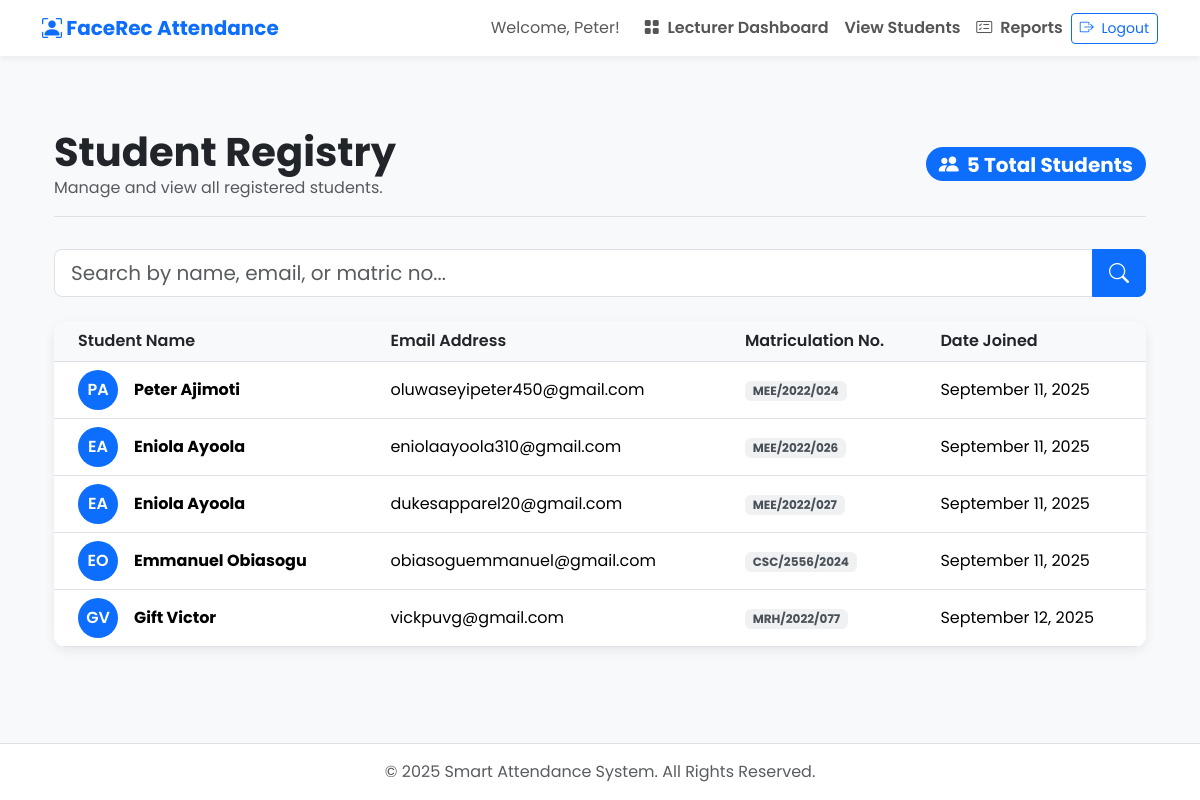
Page /dashboard/students/ (signed in) on the earlier database version.
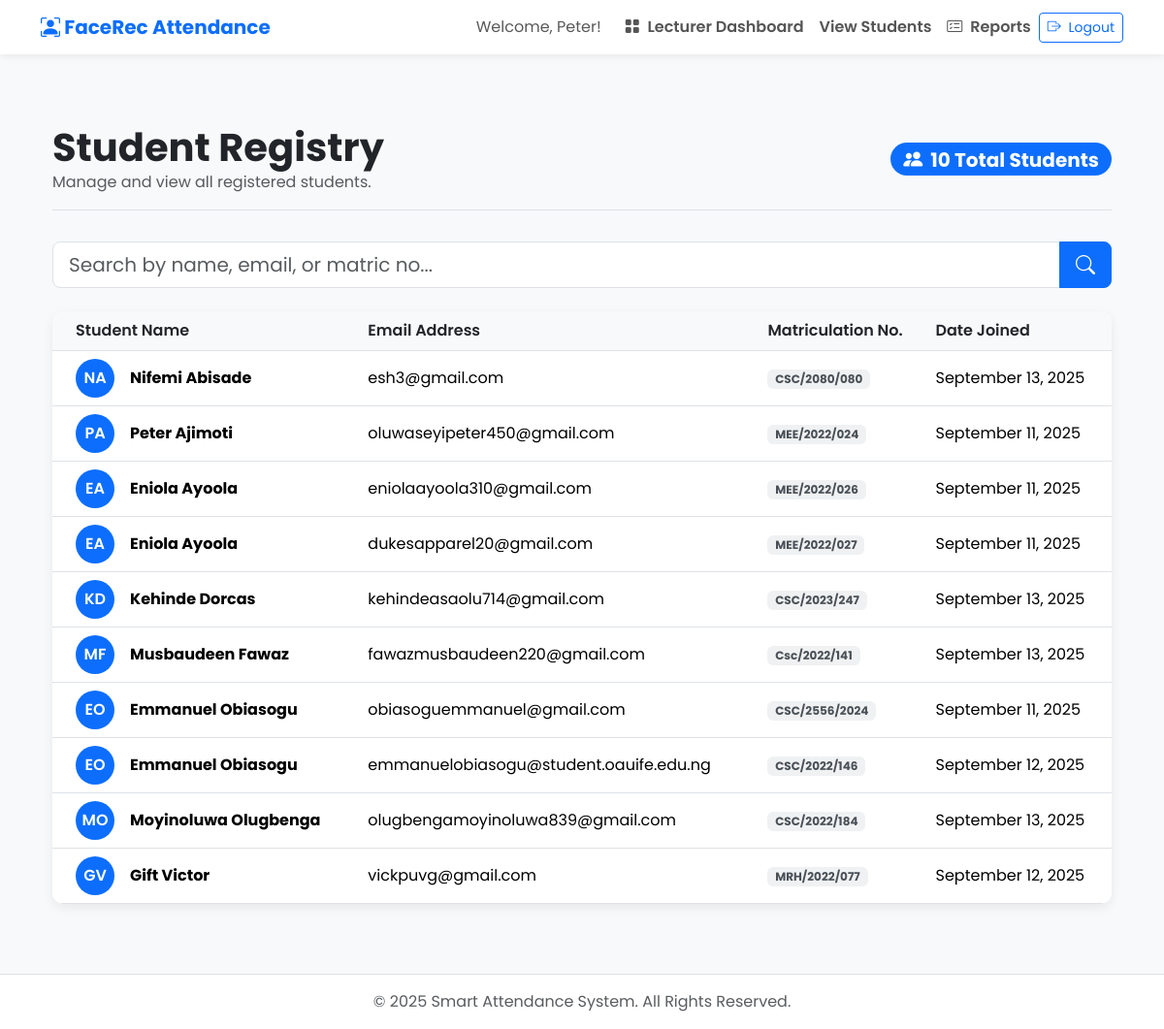
Same page on the later database version.
### attendance/models.py (models this page shows, shortened)
class Student(models.Model):
    user = models.OneToOneField(User, on_delete=models.CASCADE)
    matric_number = models.CharField(max_length=100, unique=True, verbose_name="Matriculation Number")
    face_encodings_data = models.TextField(
        null=True,
        blank=True,
        help_text="JSON-encoded list of 128-dimensional face encodings from dlib."
    )

### attendance/views.py (the view, shortened to what this page needs)
# urls.py: path('dashboard/students/', views.student_list, name='student_list'),
@login_required
def student_list(request):
    student_list = Student.objects.filter(user__is_staff=False).select_related('user').order_by('user__last_name', 'user__first_name')
    query = request.GET.get('q')
    paginator = Paginator(student_list, 10)
    page_number = request.GET.get('page')
    try:
        students = paginator.page(page_number)
    except PageNotAnInteger:
        students = paginator.page(1)
    except EmptyPage:
        students = paginator.page(paginator.num_pages)
    context = {
        'students': students,
        'total_students': paginator.count,
        'search_query': query or ''
    }
    return render(request, 'attendance/student_list.html', context)

### attendance/templates/attendance/student_list.html (shortened to what this page needs)
{% extends 'attendance/base.html' %}
{% block content %}
<div class="container my-5">
    <div class="page-header d-flex flex-wrap align-items-center justify-content-between">
        <div>
            <h1 class="fw-bold mb-0">Student Registry</h1>
            <p class="text-muted mb-0">Manage and view all registered students.</p>
        </div>
        <div class="badge bg-primary rounded-pill fs-5 mt-3 mt-md-0">
            <i class="bi bi-people-fill me-2"></i>{{ total_students }} Total Students
        </div>
    </div>
    <div class="mb-4">
        <form method="get" action="{% url 'student_list' %}" class="search-form">
            <div class="input-group">
                <input type="text" name="q" class="form-control form-control-lg" placeholder="Search by name, email, or matric no..." value="{{ search_query }}">
                <button class="btn btn-primary btn-lg" type="submit"><i class="bi bi-search"></i></button>
            </div>
        </form>
    </div>
    <div class="card main-card">
        <div class="card-body p-0">
            <div class="table-responsive">
                <table class="table table-hover align-middle mb-0">
                    <thead>
                        <tr>
                            <th scope="col" class="ps-4">Student Name</th>
                            <th scope="col">Email Address</th>
                            <th scope="col">Matriculation No.</th>
                            <th scope="col">Date Joined</th>
                        </tr>
                    </thead>
                    <tbody>
                        {% for student in students %}
                        <tr>
                            <td class="ps-4">
                                <div class="d-flex align-items-center">
                                    <div class="avatar me-3">{{ student.user.first_name|first }}{{ student.user.last_name|first }}</div>
                                    <span class="fw-bold">{{ student.user.get_full_name }}</span>
                                </div>
                            </td>
                            <td>{{ student.user.email }}</td>
                            <td><span class="badge bg-secondary bg-opacity-10 text-dark-emphasis">{{ student.matric_number }}</span></td>
                            <td>{{ student.user.date_joined|date:"F j, Y" }}</td>
                        </tr>
                        {% endfor %}
                    </tbody>
                </table>
            </div>
        </div>
    </div>
</div>
{% endblock %}

Differences in the rows shown:
added Student: user.first_name|first "N", user.last_name|first "A", user.get_full_name "Nifemi Abisade", user.email "esh3@gmail.com", matric_number "CSC/2080/080", user.date_joined "September 13, 2025"
added Student: user.first_name|first "K", user.last_name|first "D", user.get_full_name "Kehinde Dorcas", user.email "kehindeasaolu714@gmail.com", matric_number "CSC/2023/247", user.date_joined "September 13, 2025"
added Student: user.first_name|first "M", user.last_name|first "F", user.get_full_name "Musbaudeen Fawaz", user.email "fawazmusbaudeen220@gmail.com", matric_number "Csc/2022/141", user.date_joined "September 13, 2025"
added Student: user.first_name|first "E", user.last_name|first "O", user.get_full_name "Emmanuel Obiasogu", user.email "emmanuelobiasogu@student.oauife.edu.ng", matric_number "CSC/2022/146", user.date_joined "September 12, 2025"
added Student: user.first_name|first "M", user.last_name|first "O", user.get_full_name "Moyinoluwa Olugbenga", user.email "olugbengamoyinoluwa839@gmail.com", matric_number "CSC/2022/184", user.date_joined "September 13, 2025"
Other differences:
{{ total_students }}: "5" → "10"
